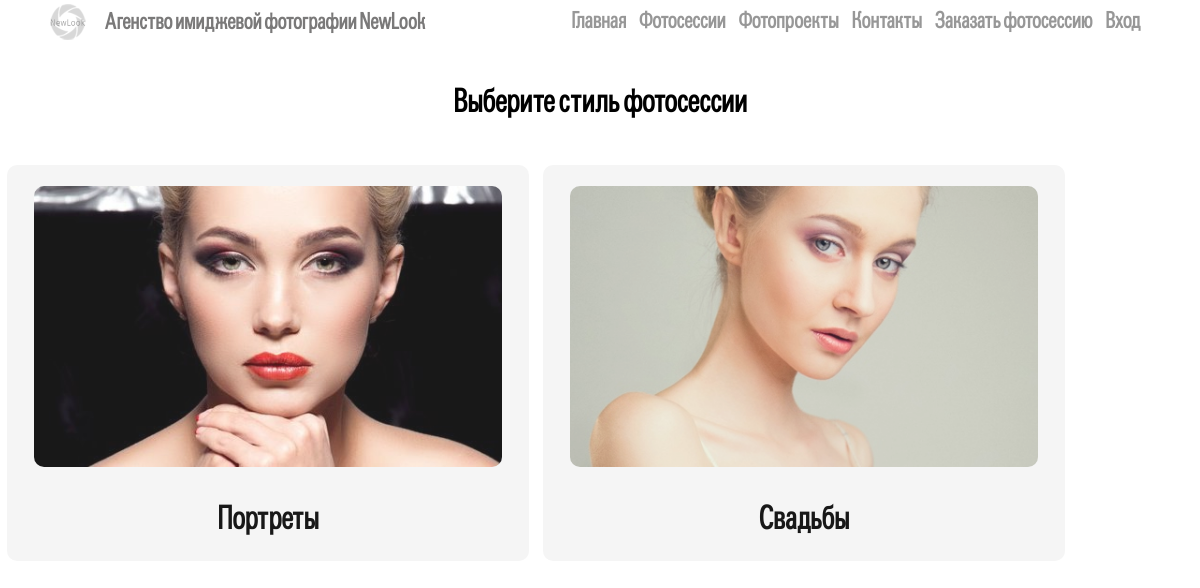
The app's page /session/buy_old.php with its own data.
### tables this page shows
CREATE TABLE IF NOT EXISTS `style` (
  `id_style` int(10) NOT NULL AUTO_INCREMENT,
  `style_photo` varchar(20) NOT NULL,
  PRIMARY KEY (`id_style`)
);

### session/buy_old.php (the view, shortened to what this page needs)
<html>
<head>
	<link rel="stylesheet" type="text/css" href="../css/style_project.css">
	<link rel="stylesheet" type="text/css" href="../css/style.css">
	<link rel="stylesheet" type="text/css" href="../css/buy.css">
</head>
<body>
<br>
<br>
<br>
<h1 class=h1.block_h1 align=center>Выберите стиль фотосессии</h1>
<br>
		<?
			$request= "SELECT id_style, style_photo FROM style ORDER BY id_style";
			$result=mysql_query($request);
			while($row=mysql_fetch_array($result)){
			echo "<a href='buy_2.php?id=".$row['id_style']."'><table class=table_pr border='0' style='width:24%;' onClick=func".$row['id_style']."()><tr><td>
			<img class='title_img_pr'  src='buy/".$row['id_style'].".jpg'>
			<h1>".$row['style_photo']."</h1>
			</tr></table></a>";
			}
			?>
	</body>
</html>

### css/style_project.css (style rules this page uses)
.title_img_pr { vertical-align: top; width: 90%; text-align: center; margin: 10px; margin-top: 20px; margin-left: 10px; border-radius: 10px; z-index: 5; }
.table_pr { display:inline; text-align:center; margin: 5px 5px 10px 5px; vertical-align: top; width: 32%; }
td { transition: 1s; opacity: 0.9; background-color:#F4F4F4; border: 0px solid black; border-radius: 10px; }

### css/style.css (style rules this page uses)
a { text-decoration: none; }
body { background: white; margin: 0px; font-family: GroticCn; }
a { color: black; }
#header { background: #FFFFFF; opacity: 0.8; position:fixed; top: 0px; width: 100%; height: 45px; min-width: 1200px; z-index: 999; }
.logo { width: 36px; height: 36px; margin-left: 50px; margin-top: 4px; }
.header_logo_text { font-family: GroticCn; color: #595858; margin-left: 105px; margin-top: -32px; font-size: 1.4em; }
.text_menu { transition: 1s; opacity: 0.5; }
.text_menu_2 { transition: 0s; margin-right: 10px; }
.menu { text-align:right; margin-top: -43px; font-weight: bold; margin-right: 50px; }

### records on screen
style: shows a picture, style_photo "Портреты"
style: $row['id_style'] 2 (drawn), shows a picture, style_photo "Свадьбы"
